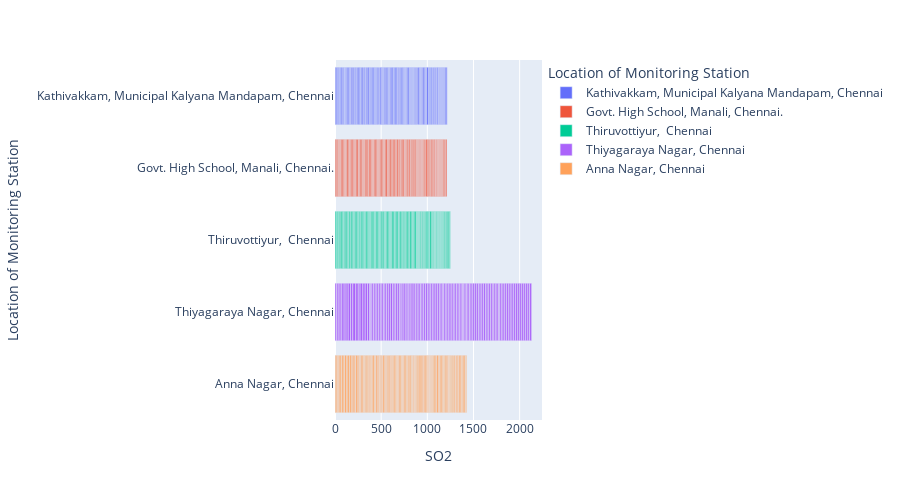

Notebook code cell kept with this figure:
### Code cell
#br graph using plotly
import plotly.express as px
px.bar(new_data.head(500), x = 'SO2', y = 'Location of Monitoring Station', 
       color = 'Location of Monitoring Station', height = 500, hover_data = ['SO2', 'Location of Monitoring Station'])

### Figure 1 — Plotly figure (JSON) as saved in the notebook; plotly's stock layout.template omitted (floating-point values rounded to 4 significant figures)
{"data": [{"alignmentgroup": "True", "hovertemplate": "Location of Monitoring Station=%{y}<br>SO2=%{x}<extra></extra>", "legendgroup": "Kathivakkam, Municipal Kalyana Mandapam, Chennai", "marker": {"color": "#636efa", "pattern": {"shape": ""}}, "name": "Kathivakkam, Municipal Kalyana Mandapam, Chennai", "offsetgroup": "Kathivakkam, Municipal Kalyana Mandapam, Chennai", "orientation": "h", "showlegend": true, "textposition": "auto", "type": "bar", "x": [11, 13, 12, 15, 13, 14, 12, 13, 10, 15, 14, 14, 13, 15, 12, 13, 11, 15, 14, 14, 14, 15, 14, 11, 14, 15, 12, 15, 15, 12, 13, 14, 14, 12, 13, 12, 10, 14, 12, 13, 14, 12, 13, 15, 11, 14, 13, 16, 14, 14, 15, 14, 11, 12, 13, 13, 13, 10, 13, 14, 15, 11, 11, 13, 10, 13, 12, 11, 12, 15, 12, 13, 13, 15, 13, 13, 19, 15, 12, 13, 10, 12, 11, 12, 10, 14, 13, 11, 11, 11, 11, 11, 14, 12], "xaxis": "x", "y": ["Kathivakkam, Municipal Kalyana Mandapam, Chennai", "Kathivakkam, Municipal Kalyana Mandapam, Chennai", "Kathivakkam, Municipal Kalyana Mandapam, Chennai", "Kathivakkam, Municipal Kalyana Mandapam, Chennai", "Kathivakkam, Municipal Kalyana Mandapam, Chennai", "Kathivakkam, Municipal Kalyana Mandapam, Chennai", "Kathivakkam, Municipal Kalyana Mandapam, Chennai", "Kathivakkam, Municipal Kalyana Mandapam, Chennai", "Kathivakkam, Municipal Kalyana Mandapam, Chennai", "Kathivakkam, Municipal Kalyana Mandapam, Chennai", "Kathivakkam, Municipal Kalyana Mandapam, Chennai", "Kathivakkam, Municipal Kalyana Mandapam, Chennai", "Kathivakkam, Municipal Kalyana Mandapam, Chennai", "Kathivakkam, Municipal Kalyana Mandapam, Chennai", "Kathivakkam, Municipal Kalyana Mandapam, Chennai", "Kathivakkam, Municipal Kalyana Mandapam, Chennai", "Kathivakkam, Municipal Kalyana Mandapam, Chennai", "Kathivakkam, Municipal Kalyana Mandapam, Chennai", "Kathivakkam, Municipal Kalyana Mandapam, Chennai", "Kathivakkam, Municipal Kalyana Mandapam, Chennai", "Kathivakkam, Municipal Kalyana Mandapam, Chennai", "Kathivakkam, Municipal Kalyana Mandapam, Chennai", "Kathivakkam, Municipal Kalyana Mandapam, Chennai", "Kathivakkam, Municipal Kalyana Mandapam, Chennai", "Kathivakkam, Municipal Kalyana Mandapam, Chennai", "Kathivakkam, Municipal Kalyana Mandapam, Chennai", "Kathivakkam, Municipal Kalyana Mandapam, Chennai", "Kathivakkam, Municipal Kalyana Mandapam, Chennai", "Kathivakkam, Municipal Kalyana Mandapam, Chennai", "Kathivakkam, Municipal Kalyana Mandapam, Chennai", "Kathivakkam, Municipal Kalyana Mandapam, Chennai", "Kathivakkam, Municipal Kalyana Mandapam, Chennai", "Kathivakkam, Municipal Kalyana Mandapam, Chennai", "Kathivakkam, Municipal Kalyana Mandapam, Chennai", "Kathivakkam, Municipal Kalyana Mandapam, Chennai", "Kathivakkam, Municipal Kalyana Mandapam, Chennai", "Kathivakkam, Municipal Kalyana Mandapam, Chennai", "Kathivakkam, Municipal Kalyana Mandapam, Chennai", "Kathivakkam, Municipal Kalyana Mandapam, Chennai", "Kathivakkam, Municipal Kalyana Mandapam, Chennai", "Kathivakkam, Municipal Kalyana Mandapam, Chennai", "Kathivakkam, Municipal Kalyana Mandapam, Chennai", "Kathivakkam, Municipal Kalyana Mandapam, Chennai", "Kathivakkam, Municipal Kalyana Mandapam, Chennai", "Kathivakkam, Municipal Kalyana Mandapam, Chennai", "Kathivakkam, Municipal Kalyana Mandapam, Chennai", "Kathivakkam, Municipal Kalyana Mandapam, Chennai", "Kathivakkam, Municipal Kalyana Mandapam, Chennai", "Kathivakkam, Municipal Kalyana Mandapam, Chennai", "Kathivakkam, Municipal Kalyana Mandapam, Chennai", "Kathivakkam, Municipal Kalyana Mandapam, Chennai", "Kathivakkam, Municipal Kalyana Mandapam, Chennai", "Kathivakkam, Municipal Kalyana Mandapam, Chennai", "Kathivakkam, Municipal Kalyana Mandapam, Chennai", "Kathivakkam, Municipal Kalyana Mandapam, Chennai", "Kathivakkam, Municipal Kalyana Mandapam, Chennai", "Kathivakkam, Municipal Kalyana Mandapam, Chennai", "Kathivakkam, Municipal Kalyana Mandapam, Chennai", "Kathivakkam, Municipal Kalyana Mandapam, Chennai", "Kathivakkam, Municipal Kalyana Mandapam, Chennai", "Kathivakkam, Municipal Kalyana Mandapam, Chennai", "Kathivakkam, Municipal Kalyana Mandapam, Chennai", "Kathivakkam, Municipal Kalyana Mandapam, Chennai", "Kathivakkam, Municipal Kalyana Mandapam, Chennai", "Kathivakkam, Municipal Kalyana Mandapam, Chennai", "Kathivakkam, Municipal Kalyana Mandapam, Chennai", "Kathivakkam, Municipal Kalyana Mandapam, Chennai", "Kathivakkam, Municipal Kalyana Mandapam, Chennai", "Kathivakkam, Municipal Kalyana Mandapam, Chennai", "Kathivakkam, Municipal Kalyana Mandapam, Chennai", "Kathivakkam, Municipal Kalyana Mandapam, Chennai", "Kathivakkam, Municipal Kalyana Mandapam, Chennai", "Kathivakkam, Municipal Kalyana Mandapam, Chennai", "Kathivakkam, Municipal Kalyana Mandapam, Chennai", "Kathivakkam, Municipal Kalyana Mandapam, Chennai", "Kathivakkam, Municipal Kalyana Mandapam, Chennai", "Kathivakkam, Municipal Kalyana Mandapam, Chennai", "Kathivakkam, Municipal Kalyana Mandapam, Chennai", "Kathivakkam, Municipal Kalyana Mandapam, Chennai", "Kathivakkam, Municipal Kalyana Mandapam, Chennai", "Kathivakkam, Municipal Kalyana Mandapam, Chennai", "Kathivakkam, Municipal Kalyana Mandapam, Chennai", "Kathivakkam, Municipal Kalyana Mandapam, Chennai", "Kathivakkam, Municipal Kalyana Mandapam, Chennai", "Kathivakkam, Municipal Kalyana Mandapam, Chennai", "Kathivakkam, Municipal Kalyana Mandapam, Chennai", "Kathivakkam, Municipal Kalyana Mandapam, Chennai", "Kathivakkam, Municipal Kalyana Mandapam, Chennai", "Kathivakkam, Municipal Kalyana Mandapam, Chennai", "Kathivakkam, Municipal Kalyana Mandapam, Chennai", "Kathivakkam, Municipal Kalyana Mandapam, Chennai", "Kathivakkam, Municipal Kalyana Mandapam, Chennai", "Kathivakkam, Municipal Kalyana Mandapam, Chennai", "Kathivakkam, Municipal Kalyana Mandapam, Chennai"], "yaxis": "y"}, {"alignmentgroup": "True", "hovertemplate": "Location of Monitoring Station=%{y}<br>SO2=%{x}<extra></extra>", "legendgroup": "Govt. High School, Manali, Chennai.", "marker": {"color": "#EF553B", "pattern": {"shape": ""}}, "name": "Govt. High School, Manali, Chennai.", "offsetgroup": "Govt. High School, Manali, Chennai.", "orientation": "h", "showlegend": true, "textposition": "auto", "type": "bar", "x": [12, 12, 13, 11, 13, 15, 14, 14, 10, 14, 16, 13, 14, 14, 14, 14, 11, 15, 16, 13, 15, 14, 11, 13, 15, 13, 15, 16, 14, 12, 12, 15, 14, 14, 10, 13, 14, 14, 13, 11, 16, 16, 14, 13, 15, 16, 14, 14, 15, 16, 11, 15, 14, 13, 15, 12, 13, 14, 11, 16, 14, 12, 12, 12, 15, 11, 11, 12, 11, 9, 11, 13, 13, 11, 20, 12, 11, 10, 13, 12, 11, 13, 10, 13, 10, 12, 11, 11, 11, 14, 12, 10, 11], "xaxis": "x", "y": ["Govt. High School, Manali, Chennai.", "Govt. High School, Manali, Chennai.", "Govt. High School, Manali, Chennai.", "Govt. High School, Manali, Chennai.", "Govt. High School, Manali, Chennai.", "Govt. High School, Manali, Chennai.", "Govt. High School, Manali, Chennai.", "Govt. High School, Manali, Chennai.", "Govt. High School, Manali, Chennai.", "Govt. High School, Manali, Chennai.", "Govt. High School, Manali, Chennai.", "Govt. High School, Manali, Chennai.", "Govt. High School, Manali, Chennai.", "Govt. High School, Manali, Chennai.", "Govt. High School, Manali, Chennai.", "Govt. High School, Manali, Chennai.", "Govt. High School, Manali, Chennai.", "Govt. High School, Manali, Chennai.", "Govt. High School, Manali, Chennai.", "Govt. High School, Manali, Chennai.", "Govt. High School, Manali, Chennai.", "Govt. High School, Manali, Chennai.", "Govt. High School, Manali, Chennai.", "Govt. High School, Manali, Chennai.", "Govt. High School, Manali, Chennai.", "Govt. High School, Manali, Chennai.", "Govt. High School, Manali, Chennai.", "Govt. High School, Manali, Chennai.", "Govt. High School, Manali, Chennai.", "Govt. High School, Manali, Chennai.", "Govt. High School, Manali, Chennai.", "Govt. High School, Manali, Chennai.", "Govt. High School, Manali, Chennai.", "Govt. High School, Manali, Chennai.", "Govt. High School, Manali, Chennai.", "Govt. High School, Manali, Chennai.", "Govt. High School, Manali, Chennai.", "Govt. High School, Manali, Chennai.", "Govt. High School, Manali, Chennai.", "Govt. High School, Manali, Chennai.", "Govt. High School, Manali, Chennai.", "Govt. High School, Manali, Chennai.", "Govt. High School, Manali, Chennai.", "Govt. High School, Manali, Chennai.", "Govt. High School, Manali, Chennai.", "Govt. High School, Manali, Chennai.", "Govt. High School, Manali, Chennai.", "Govt. High School, Manali, Chennai.", "Govt. High School, Manali, Chennai.", "Govt. High School, Manali, Chennai.", "Govt. High School, Manali, Chennai.", "Govt. High School, Manali, Chennai.", "Govt. High School, Manali, Chennai.", "Govt. High School, Manali, Chennai.", "Govt. High School, Manali, Chennai.", "Govt. High School, Manali, Chennai.", "Govt. High School, Manali, Chennai.", "Govt. High School, Manali, Chennai.", "Govt. High School, Manali, Chennai.", "Govt. High School, Manali, Chennai.", "Govt. High School, Manali, Chennai.", "Govt. High School, Manali, Chennai.", "Govt. High School, Manali, Chennai.", "Govt. High School, Manali, Chennai.", "Govt. High School, Manali, Chennai.", "Govt. High School, Manali, Chennai.", "Govt. High School, Manali, Chennai.", "Govt. High School, Manali, Chennai.", "Govt. High School, Manali, Chennai.", "Govt. High School, Manali, Chennai.", "Govt. High School, Manali, Chennai.", "Govt. High School, Manali, Chennai.", "Govt. High School, Manali, Chennai.", "Govt. High School, Manali, Chennai.", "Govt. High School, Manali, Chennai.", "Govt. High School, Manali, Chennai.", "Govt. High School, Manali, Chennai.", "Govt. High School, Manali, Chennai.", "Govt. High School, Manali, Chennai.", "Govt. High School, Manali, Chennai.", "Govt. High School, Manali, Chennai.", "Govt. High School, Manali, Chennai.", "Govt. High School, Manali, Chennai.", "Govt. High School, Manali, Chennai.", "Govt. High School, Manali, Chennai.", "Govt. High School, Manali, Chennai.", "Govt. High School, Manali, Chennai.", "Govt. High School, Manali, Chennai.", "Govt. High School, Manali, Chennai.", "Govt. High School, Manali, Chennai.", "Govt. High School, Manali, Chennai.", "Govt. High School, Manali, Chennai.", "Govt. High School, Manali, Chennai."], "yaxis": "y"}, {"alignmentgroup": "True", "hovertemplate": "Location of Monitoring Station=%{y}<br>SO2=%{x}<extra></extra>", "legendgroup": "Thiruvottiyur,  Chennai", "marker": {"color": "#00cc96", "pattern": {"shape": ""}}, "name": "Thiruvottiyur,  Chennai", "offsetgroup": "Thiruvottiyur,  Chennai", "orientation": "h", "showlegend": true, "textposition": "auto", "type": "bar", "x": [13, 11, 13, 16, 12, 14, 14, 14, 13, 14, 13, 16, 10, 14, 13, 14, 14, 14, 12, 16, 10, 14, 13, 14, 13, 15, 13, 14, 11, 14, 13, 15, 12, 15, 14, 13, 13, 14, 12, 15, 10, 15, 15, 13, 11, 13, 16, 15, 14, 14, 15, 14, 15, 12, 11, 16, 11, 13, 14, 15, 17, 13, 14, 14, 16, 11, 10, 10, 10, 14, 14, 10, 11, 12, 13, 13, 14, 18, 12, 11, 12, 10, 10, 13, 10, 12, 10, 12, 11, 12, 13, 10, 12, 12, 13, 11], "xaxis": "x", "y": ["Thiruvottiyur,  Chennai", "Thiruvottiyur,  Chennai", "Thiruvottiyur,  Chennai", "Thiruvottiyur,  Chennai", "Thiruvottiyur,  Chennai", "Thiruvottiyur,  Chennai", "Thiruvottiyur,  Chennai", "Thiruvottiyur,  Chennai", "Thiruvottiyur,  Chennai", "Thiruvottiyur,  Chennai", "Thiruvottiyur,  Chennai", "Thiruvottiyur,  Chennai", "Thiruvottiyur,  Chennai", "Thiruvottiyur,  Chennai", "Thiruvottiyur,  Chennai", "Thiruvottiyur,  Chennai", "Thiruvottiyur,  Chennai", "Thiruvottiyur,  Chennai", "Thiruvottiyur,  Chennai", "Thiruvottiyur,  Chennai", "Thiruvottiyur,  Chennai", "Thiruvottiyur,  Chennai", "Thiruvottiyur,  Chennai", "Thiruvottiyur,  Chennai", "Thiruvottiyur,  Chennai", "Thiruvottiyur,  Chennai", "Thiruvottiyur,  Chennai", "Thiruvottiyur,  Chennai", "Thiruvottiyur,  Chennai", "Thiruvottiyur,  Chennai", "Thiruvottiyur,  Chennai", "Thiruvottiyur,  Chennai", "Thiruvottiyur,  Chennai", "Thiruvottiyur,  Chennai", "Thiruvottiyur,  Chennai", "Thiruvottiyur,  Chennai", "Thiruvottiyur,  Chennai", "Thiruvottiyur,  Chennai", "Thiruvottiyur,  Chennai", "Thiruvottiyur,  Chennai", "Thiruvottiyur,  Chennai", "Thiruvottiyur,  Chennai", "Thiruvottiyur,  Chennai", "Thiruvottiyur,  Chennai", "Thiruvottiyur,  Chennai", "Thiruvottiyur,  Chennai", "Thiruvottiyur,  Chennai", "Thiruvottiyur,  Chennai", "Thiruvottiyur,  Chennai", "Thiruvottiyur,  Chennai", "Thiruvottiyur,  Chennai", "Thiruvottiyur,  Chennai", "Thiruvottiyur,  Chennai", "Thiruvottiyur,  Chennai", "Thiruvottiyur,  Chennai", "Thiruvottiyur,  Chennai", "Thiruvottiyur,  Chennai", "Thiruvottiyur,  Chennai", "Thiruvottiyur,  Chennai", "Thiruvottiyur,  Chennai", "Thiruvottiyur,  Chennai", "Thiruvottiyur,  Chennai", "Thiruvottiyur,  Chennai", "Thiruvottiyur,  Chennai", "Thiruvottiyur,  Chennai", "Thiruvottiyur,  Chennai", "Thiruvottiyur,  Chennai", "Thiruvottiyur,  Chennai", "Thiruvottiyur,  Chennai", "Thiruvottiyur,  Chennai", "Thiruvottiyur,  Chennai", "Thiruvottiyur,  Chennai", "Thiruvottiyur,  Chennai", "Thiruvottiyur,  Chennai", "Thiruvottiyur,  Chennai", "Thiruvottiyur,  Chennai", "Thiruvottiyur,  Chennai", "Thiruvottiyur,  Chennai", "Thiruvottiyur,  Chennai", "Thiruvottiyur,  Chennai", "Thiruvottiyur,  Chennai", "Thiruvottiyur,  Chennai", "Thiruvottiyur,  Chennai", "Thiruvottiyur,  Chennai", "Thiruvottiyur,  Chennai", "Thiruvottiyur,  Chennai", "Thiruvottiyur,  Chennai", "Thiruvottiyur,  Chennai", "Thiruvottiyur,  Chennai", "Thiruvottiyur,  Chennai", "Thiruvottiyur,  Chennai", "Thiruvottiyur,  Chennai", "Thiruvottiyur,  Chennai", "Thiruvottiyur,  Chennai", "Thiruvottiyur,  Chennai", "Thiruvottiyur,  Chennai"], "yaxis": "y"}, {"alignmentgroup": "True", "hovertemplate": "Location of Monitoring Station=%{y}<br>SO2=%{x}<extra></extra>", "legendgroup": "Thiyagaraya Nagar, Chennai", "marker": {"color": "#ab63fa", "pattern": {"shape": ""}}, "name": "Thiyagaraya Nagar, Chennai", "offsetgroup": "Thiyagaraya Nagar, Chennai", "orientation": "h", "showlegend": true, "textposition": "auto", "type": "bar", "x": [16, 19, 20, 19, 25, 21, 23, 26, 24, 32, 27, 20, 30, 25, 25, 24, 12, 12, 18, 18, 18, 19, 18, 17, 17, 16, 18, 19, 22, 23, 18, 17, 22, 20, 15, 12, 20, 21, 14, 18, 15, 20, 21, 18, 17, 19, 16, 17, 18, 19, 21, 19, 17, 18, 18, 20, 19, 19, 17, 15, 14, 18, 17, 16, 19, 19, 16, 17, 17, 18, 17, 16, 16, 12, 15, 14, 17, 16, 17, 19, 21, 22, 19, 17, 19, 19, 20, 18, 18, 19, 19, 16, 17, 18, 17, 12, 18, 18, 19, 18, 21, 20, 19, 19, 21, 23, 22, 21, 22, 21, 23, 19, 22], "xaxis": "x", "y": ["Thiyagaraya Nagar, Chennai", "Thiyagaraya Nagar, Chennai", "Thiyagaraya Nagar, Chennai", "Thiyagaraya Nagar, Chennai", "Thiyagaraya Nagar, Chennai", "Thiyagaraya Nagar, Chennai", "Thiyagaraya Nagar, Chennai", "Thiyagaraya Nagar, Chennai", "Thiyagaraya Nagar, Chennai", "Thiyagaraya Nagar, Chennai", "Thiyagaraya Nagar, Chennai", "Thiyagaraya Nagar, Chennai", "Thiyagaraya Nagar, Chennai", "Thiyagaraya Nagar, Chennai", "Thiyagaraya Nagar, Chennai", "Thiyagaraya Nagar, Chennai", "Thiyagaraya Nagar, Chennai", "Thiyagaraya Nagar, Chennai", "Thiyagaraya Nagar, Chennai", "Thiyagaraya Nagar, Chennai", "Thiyagaraya Nagar, Chennai", "Thiyagaraya Nagar, Chennai", "Thiyagaraya Nagar, Chennai", "Thiyagaraya Nagar, Chennai", "Thiyagaraya Nagar, Chennai", "Thiyagaraya Nagar, Chennai", "Thiyagaraya Nagar, Chennai", "Thiyagaraya Nagar, Chennai", "Thiyagaraya Nagar, Chennai", "Thiyagaraya Nagar, Chennai", "Thiyagaraya Nagar, Chennai", "Thiyagaraya Nagar, Chennai", "Thiyagaraya Nagar, Chennai", "Thiyagaraya Nagar, Chennai", "Thiyagaraya Nagar, Chennai", "Thiyagaraya Nagar, Chennai", "Thiyagaraya Nagar, Chennai", "Thiyagaraya Nagar, Chennai", "Thiyagaraya Nagar, Chennai", "Thiyagaraya Nagar, Chennai", "Thiyagaraya Nagar, Chennai", "Thiyagaraya Nagar, Chennai", "Thiyagaraya Nagar, Chennai", "Thiyagaraya Nagar, Chennai", "Thiyagaraya Nagar, Chennai", "Thiyagaraya Nagar, Chennai", "Thiyagaraya Nagar, Chennai", "Thiyagaraya Nagar, Chennai", "Thiyagaraya Nagar, Chennai", "Thiyagaraya Nagar, Chennai", "Thiyagaraya Nagar, Chennai", "Thiyagaraya Nagar, Chennai", "Thiyagaraya Nagar, Chennai", "Thiyagaraya Nagar, Chennai", "Thiyagaraya Nagar, Chennai", "Thiyagaraya Nagar, Chennai", "Thiyagaraya Nagar, Chennai", "Thiyagaraya Nagar, Chennai", "Thiyagaraya Nagar, Chennai", "Thiyagaraya Nagar, Chennai", "Thiyagaraya Nagar, Chennai", "Thiyagaraya Nagar, Chennai", "Thiyagaraya Nagar, Chennai", "Thiyagaraya Nagar, Chennai", "Thiyagaraya Nagar, Chennai", "Thiyagaraya Nagar, Chennai", "Thiyagaraya Nagar, Chennai", "Thiyagaraya Nagar, Chennai", "Thiyagaraya Nagar, Chennai", "Thiyagaraya Nagar, Chennai", "Thiyagaraya Nagar, Chennai", "Thiyagaraya Nagar, Chennai", "Thiyagaraya Nagar, Chennai", "Thiyagaraya Nagar, Chennai", "Thiyagaraya Nagar, Chennai", "Thiyagaraya Nagar, Chennai", "Thiyagaraya Nagar, Chennai", "Thiyagaraya Nagar, Chennai", "Thiyagaraya Nagar, Chennai", "Thiyagaraya Nagar, Chennai", "Thiyagaraya Nagar, Chennai", "Thiyagaraya Nagar, Chennai", "Thiyagaraya Nagar, Chennai", "Thiyagaraya Nagar, Chennai", "Thiyagaraya Nagar, Chennai", "Thiyagaraya Nagar, Chennai", "Thiyagaraya Nagar, Chennai", "Thiyagaraya Nagar, Chennai", "Thiyagaraya Nagar, Chennai", "Thiyagaraya Nagar, Chennai", "Thiyagaraya Nagar, Chennai", "Thiyagaraya Nagar, Chennai", "Thiyagaraya Nagar, Chennai", "Thiyagaraya Nagar, Chennai", "Thiyagaraya Nagar, Chennai", "Thiyagaraya Nagar, Chennai", "Thiyagaraya Nagar, Chennai", "Thiyagaraya Nagar, Chennai", "Thiyagaraya Nagar, Chennai", "Thiyagaraya Nagar, Chennai", "Thiyagaraya Nagar, Chennai", "Thiyagaraya Nagar, Chennai", "Thiyagaraya Nagar, Chennai", "Thiyagaraya Nagar, Chennai", "Thiyagaraya Nagar, Chennai", "Thiyagaraya Nagar, Chennai", "Thiyagaraya Nagar, Chennai", "Thiyagaraya Nagar, Chennai", "Thiyagaraya Nagar, Chennai", "Thiyagaraya Nagar, Chennai", "Thiyagaraya Nagar, Chennai", "Thiyagaraya Nagar, Chennai", "Thiyagaraya Nagar, Chennai"], "yaxis": "y"}, {"alignmentgroup": "True", "hovertemplate": "Location of Monitoring Station=%{y}<br>SO2=%{x}<extra></extra>", "legendgroup": "Anna Nagar, Chennai", "marker": {"color": "#FFA15A", "pattern": {"shape": ""}}, "name": "Anna Nagar, Chennai", "offsetgroup": "Anna Nagar, Chennai", "orientation": "h", "showlegend": true, "textposition": "auto", "type": "bar", "x": [12, 14, 15, 14, 16, 18, 15, 19, 17, 19, 18, 17, 14, 14, 19, 18, 9, 11, 15, 14, 13, 14, 13, 12, 11, 12, 14, 14, 16, 13, 17, 12, 13, 14, 12, 10, 16, 15, 12, 13, 12, 13, 11.5, 15, 13, 14, 13, 12, 13, 15, 14, 12, 13, 15, 14, 14, 14, 12, 14, 11, 10, 13, 12, 13, 13, 12, 20, 13, 13, 17, 14, 13, 13, 9, 10, 11, 14, 13, 14, 16, 18, 14, 15, 14, 14, 13, 14, 13, 13, 12, 13, 12, 12, 11, 13, 9, 13, 15, 16, 14, 15, 14, 15, 12], "xaxis": "x", "y": ["Anna Nagar, Chennai", "Anna Nagar, Chennai", "Anna Nagar, Chennai", "Anna Nagar, Chennai", "Anna Nagar, Chennai", "Anna Nagar, Chennai", "Anna Nagar, Chennai", "Anna Nagar, Chennai", "Anna Nagar, Chennai", "Anna Nagar, Chennai", "Anna Nagar, Chennai", "Anna Nagar, Chennai", "Anna Nagar, Chennai", "Anna Nagar, Chennai", "Anna Nagar, Chennai", "Anna Nagar, Chennai", "Anna Nagar, Chennai", "Anna Nagar, Chennai", "Anna Nagar, Chennai", "Anna Nagar, Chennai", "Anna Nagar, Chennai", "Anna Nagar, Chennai", "Anna Nagar, Chennai", "Anna Nagar, Chennai", "Anna Nagar, Chennai", "Anna Nagar, Chennai", "Anna Nagar, Chennai", "Anna Nagar, Chennai", "Anna Nagar, Chennai", "Anna Nagar, Chennai", "Anna Nagar, Chennai", "Anna Nagar, Chennai", "Anna Nagar, Chennai", "Anna Nagar, Chennai", "Anna Nagar, Chennai", "Anna Nagar, Chennai", "Anna Nagar, Chennai", "Anna Nagar, Chennai", "Anna Nagar, Chennai", "Anna Nagar, Chennai", "Anna Nagar, Chennai", "Anna Nagar, Chennai", "Anna Nagar, Chennai", "Anna Nagar, Chennai", "Anna Nagar, Chennai", "Anna Nagar, Chennai", "Anna Nagar, Chennai", "Anna Nagar, Chennai", "Anna Nagar, Chennai", "Anna Nagar, Chennai", "Anna Nagar, Chennai", "Anna Nagar, Chennai", "Anna Nagar, Chennai", "Anna Nagar, Chennai", "Anna Nagar, Chennai", "Anna Nagar, Chennai", "Anna Nagar, Chennai", "Anna Nagar, Chennai", "Anna Nagar, Chennai", "Anna Nagar, Chennai", "Anna Nagar, Chennai", "Anna Nagar, Chennai", "Anna Nagar, Chennai", "Anna Nagar, Chennai", "Anna Nagar, Chennai", "Anna Nagar, Chennai", "Anna Nagar, Chennai", "Anna Nagar, Chennai", "Anna Nagar, Chennai", "Anna Nagar, Chennai", "Anna Nagar, Chennai", "Anna Nagar, Chennai", "Anna Nagar, Chennai", "Anna Nagar, Chennai", "Anna Nagar, Chennai", "Anna Nagar, Chennai", "Anna Nagar, Chennai", "Anna Nagar, Chennai", "Anna Nagar, Chennai", "Anna Nagar, Chennai", "Anna Nagar, Chennai", "Anna Nagar, Chennai", "Anna Nagar, Chennai", "Anna Nagar, Chennai", "Anna Nagar, Chennai", "Anna Nagar, Chennai", "Anna Nagar, Chennai", "Anna Nagar, Chennai", "Anna Nagar, Chennai", "Anna Nagar, Chennai", "Anna Nagar, Chennai", "Anna Nagar, Chennai", "Anna Nagar, Chennai", "Anna Nagar, Chennai", "Anna Nagar, Chennai", "Anna Nagar, Chennai", "Anna Nagar, Chennai", "Anna Nagar, Chennai", "Anna Nagar, Chennai", "Anna Nagar, Chennai", "Anna Nagar, Chennai", "Anna Nagar, Chennai", "Anna Nagar, Chennai", "Anna Nagar, Chennai"], "yaxis": "y"}], "layout": {"barmode": "relative", "height": 500, "legend": {"title": {"text": "Location of Monitoring Station"}, "tracegroupgap": 0}, "margin": {"t": 60}, "xaxis": {"anchor": "y", "domain": [0, 1], "title": {"text": "SO2"}}, "yaxis": {"anchor": "x", "categoryarray": ["Anna Nagar, Chennai", "Thiyagaraya Nagar, Chennai", "Thiruvottiyur,  Chennai", "Govt. High School, Manali, Chennai.", "Kathivakkam, Municipal Kalyana Mandapam, Chennai"], "categoryorder": "array", "domain": [0, 1], "title": {"text": "Location of Monitoring Station"}}}}
